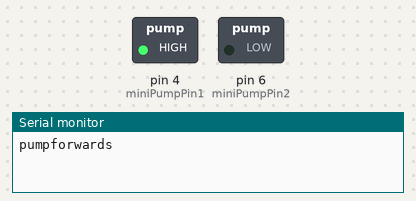
Simulated run of this sketch. Board: Arduino Uno, built with avr-gcc and run on an emulated ATmega328P. Parts: switched loads named in the sketch (green lamp = pin HIGH), the last lines printed to the serial monitor.

Above: at 2.5 s.
At 7.5 s:
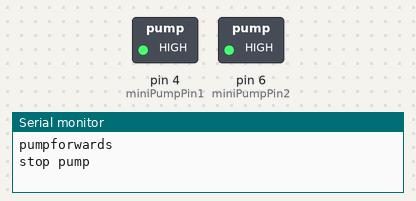
At 11.0 s:
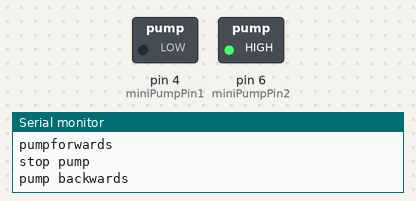
Timing chart, 0 to 15.6 s (numbered marks = the images above):
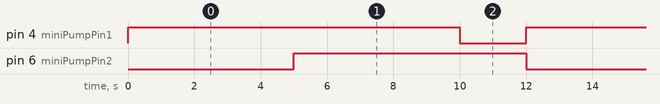

Measured:
- by itself, pin 4 (miniPumpPin1): alternates HIGH for 10.0 s and LOW for 2.0 s
- by itself, pin 6 (miniPumpPin2): alternates HIGH for 7.0 s and LOW for 5.0 s
- by itself, everything shown: repeats every 12.0 s, in 3 steps

The sketch:

mini_pump.ino
```cpp
/*
  TEST FILE FOR THE MINI_PUMP SYSTEM: All the functions related to the mini_pump can be tested here
*/


#define miniPumpPin1 4
#define miniPumpPin2 6
//water level set point parameters for the reservoir
const int filledLevel = 500;
const int emptyLevel = 200;

void pumpForwards(){
  digitalWrite(miniPumpPin1, HIGH);
  digitalWrite(miniPumpPin2, LOW);

}
void pumpBackwards(){
  digitalWrite(miniPumpPin1, LOW);
  digitalWrite(miniPumpPin2, HIGH);
}

void stopPump(){
  digitalWrite(miniPumpPin1, HIGH);
  digitalWrite(miniPumpPin2, HIGH);
}
//activates the miniature pump to move water from the reservoir to the vial/flushing zone
void miniPumpControl(){
  pumpForwards();
  Serial.println("pumpforwards");
  delay(5000);
  Serial.println("stop pump");
  stopPump();
  delay(5000);
  pumpBackwards();
  Serial.println("pump backwards");
  delay(2000);
}


void setup() {
  // put your setup code here, to run once:
  Serial.begin(9600);
  pinMode(miniPumpPin1, OUTPUT);
  pinMode(miniPumpPin2, OUTPUT);
  //pinMode(waterSensorPin, INPUT);

 // delay(10000);
}

void loop() {
  //tests whether the right volume of water is drawn
  miniPumpControl();
  //pumpForwards();
  delay(10);

}
```
